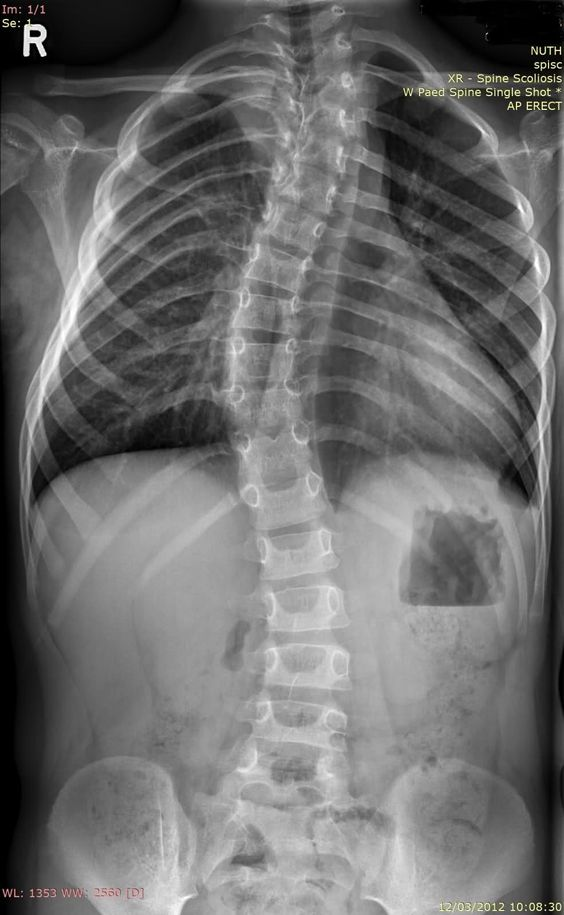
#> input picture l_cnn/ex2.jpg, 564 x 915 px, found by its file name
$ python docu2.py   (older library calls are emulated)
#> lines starting #> are read from the running program, lines starting #| are printed output that depends on the picture; after the words box and inside, x2 and y2 are one past the last pixel; in counts of white or black regions, pixels touching at a corner belong together
from scipy.ndimage import rotate
from scipy.misc import imread, imshow
import numpy as np
from matplotlib import pyplot as plt
from scipy import interpolate
import cv2
import imutils
from operator import is_not
from functools import partial
from pylab import *
from random import *
from sklearn.cluster import KMeans
from matplotlib import transforms
import scipy.ndimage.morphology as morp
from skimage import feature

fuente = 'ex2.jpg'
img = cv2.imread(fuente, cv2.IMREAD_COLOR)
#> img is the input picture: shape (915, 564, 3); mean B, G, R 108.6, 108.8, 108.9
imagen2 = imread(fuente)
height = img.shape[0]
#> height = 915
width = img.shape[1]
#> width = 564
qua = int(width/10)
#> qua = 56
qua2 = int(qua*3)
#> qua2 = 168
qua7 = int(qua*7)
#> qua7 = 392
#img[0:height, 0:qua2] = [0]
#img[0:height, qua7:width] = [0]

kernel = np.ones((5, 5), np.uint8)
gray = cv2.cvtColor(img, cv2.COLOR_BGR2GRAY)
thresh = cv2.threshold(gray, 198, 300, cv2.THRESH_BINARY)[1]
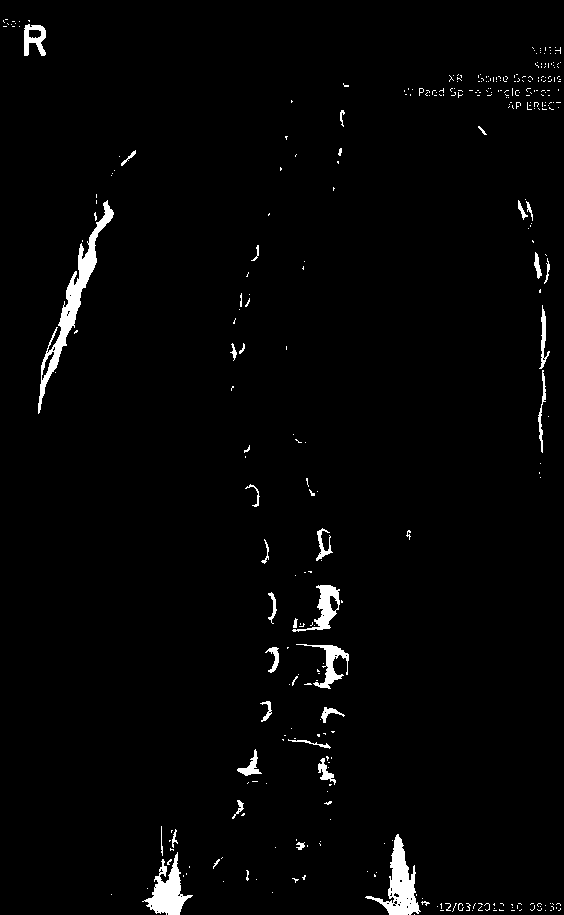
#> thresh: shape (915, 564); 2.1% white; 341 white regions (301 under 20 px), largest, box (x1, y1, x2, y2) and area: (38, 200, 114, 414) 2300, (365, 834, 421, 915) 1602, (142, 852, 193, 915) 1299
edges2 = feature.canny(thresh, sigma=3)
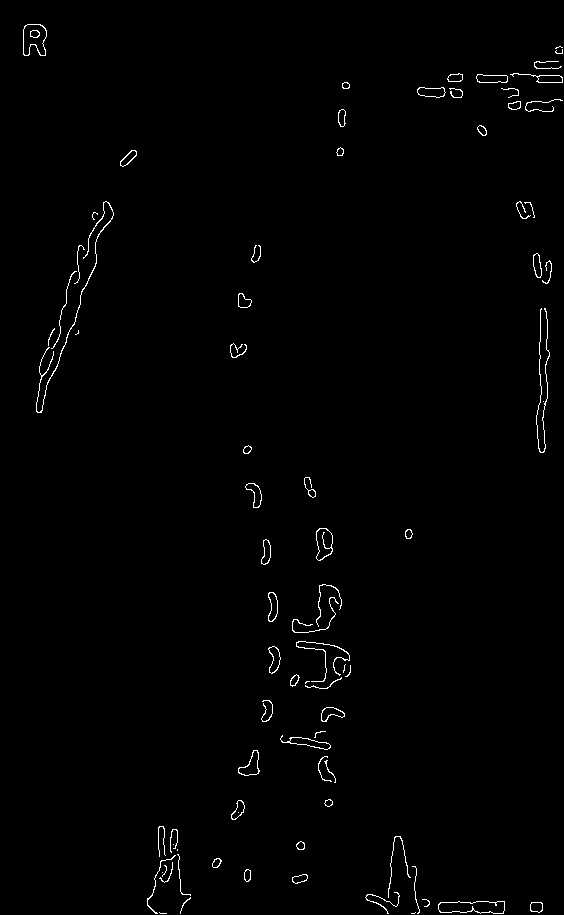
#> edges2: shape (915, 564) bool; 0.92% white in thin lines or dots

# [5 lines of commented-out code are left out]
archivo = 'ex2_gray.png'

nuevo_nombre = 'bruno.png'
cv2.imwrite(nuevo_nombre, edges2)
cv2.imshow("gray", edges2)

cv2.waitKey(0)


'''
#del ex2
[[],
[[341, 117], [345, 85]],
[[339, 151]], [[256, 253]],
[[237, 346], [243, 301]],
[[237, 350], [235, 354]],
[[250, 485], [306, 481], [246, 449]],
[[266, 548], [323, 542], [311, 493], [257, 499]],
[[304, 623], [292, 624], [329, 612], [272, 606], [325, 598], [264, 562]],
[[294, 680], [343, 668], [349, 670], [274, 659], [321, 661], [304, 631]],
[[326, 764], [320, 762], [252, 760], [306, 742], [319, 731], [330, 713], [267, 710]],
[[174, 834], [328, 802], [238, 809], [333, 776], [323, 777], [247, 773]],
[[168, 907], [184, 903], [384, 893], [299, 878], [247, 875], [390, 865], [216, 862], [168, 880], [180, 877], [300, 845], [175, 843], [169, 845]],
[[392, 911], [385, 911], [180, 911], [167, 910]]]

'''

$ run again, with l_cnn/ex3.jpg copied over l_cnn/ex2.jpg
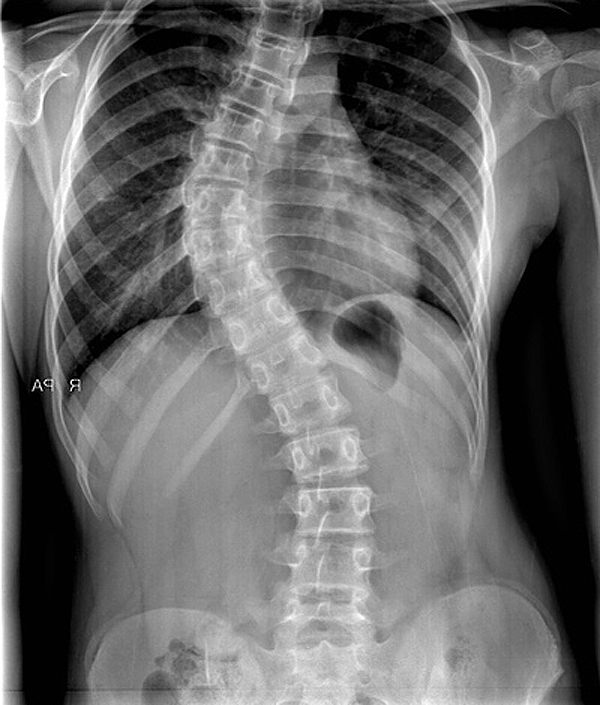
#> input picture l_cnn/ex3.jpg, 600 x 705 px, found by its file name
#> img is the input picture: shape (705, 600, 3); min 0, max 255, mean 108.2
#> `thresh = cv2.threshold(gray, 198, 300, cv2.THRESH_BINARY)[1]`:
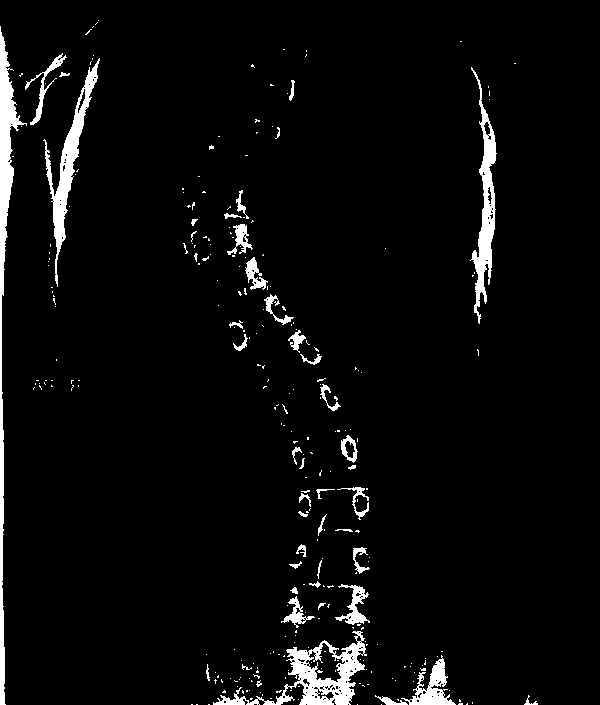
#> thresh: shape (705, 600); 4.2% white; 283 white regions (239 under 20 px), largest, box (x1, y1, x2, y2) and area: (0, 26, 27, 705) 3792, (213, 631, 367, 705) 3122, (43, 58, 100, 287) 2384
#> `edges2 = feature.canny(thresh, sigma=3)`:
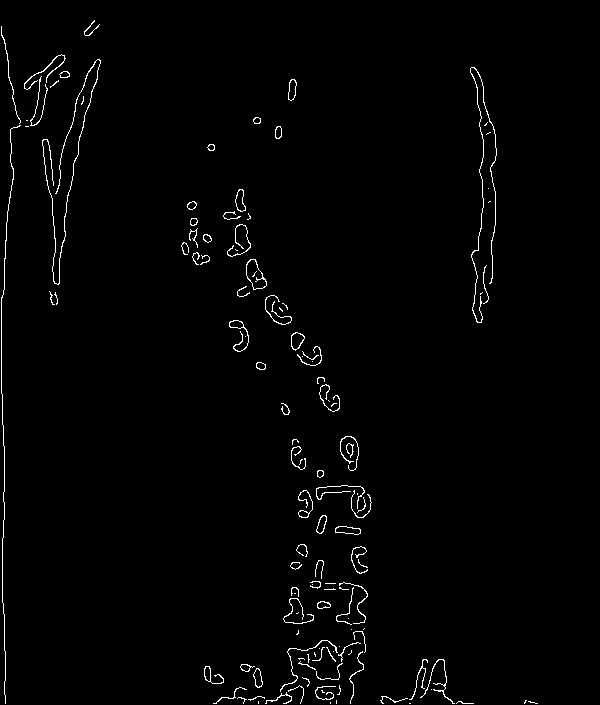
#> edges2: shape (705, 600) bool; 1.4% white in thin lines or dots, all inside (x1, y1, x2, y2) = (1, 20, 538, 704)

$ run again, with l_cnn/ex8.jpg copied over l_cnn/ex2.jpg
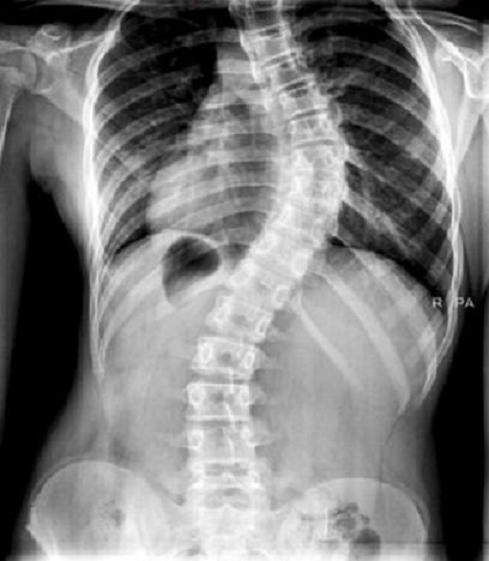
#> input picture l_cnn/ex8.jpg, 489 x 561 px, found by its file name
#> img is the input picture: shape (561, 489, 3); mean B, G, R 124.7, 124.7, 124.7
#> `thresh = cv2.threshold(gray, 198, 300, cv2.THRESH_BINARY)[1]`:
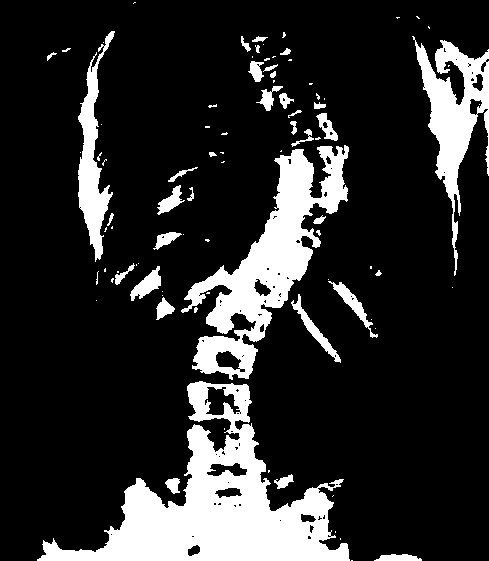
#> thresh: shape (561, 489); 17.2% white; 91 white regions (56 under 20 px), largest, box (x1, y1, x2, y2) and area: (37, 381, 350, 561) 20478, (181, 145, 349, 380) 12460, (412, 36, 489, 276) 5906
#> `edges2 = feature.canny(thresh, sigma=3)`:
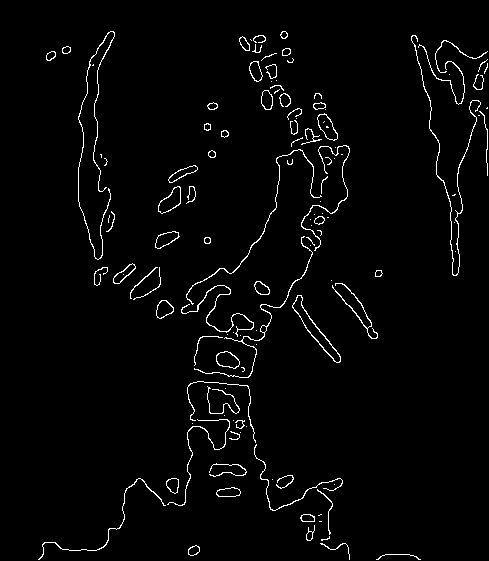
#> edges2: shape (561, 489) bool; 2.4% white in thin lines or dots, all inside (x1, y1, x2, y2) = (38, 31, 488, 560)

$ run again, with l_cnn/ex9.jpg copied over l_cnn/ex2.jpg
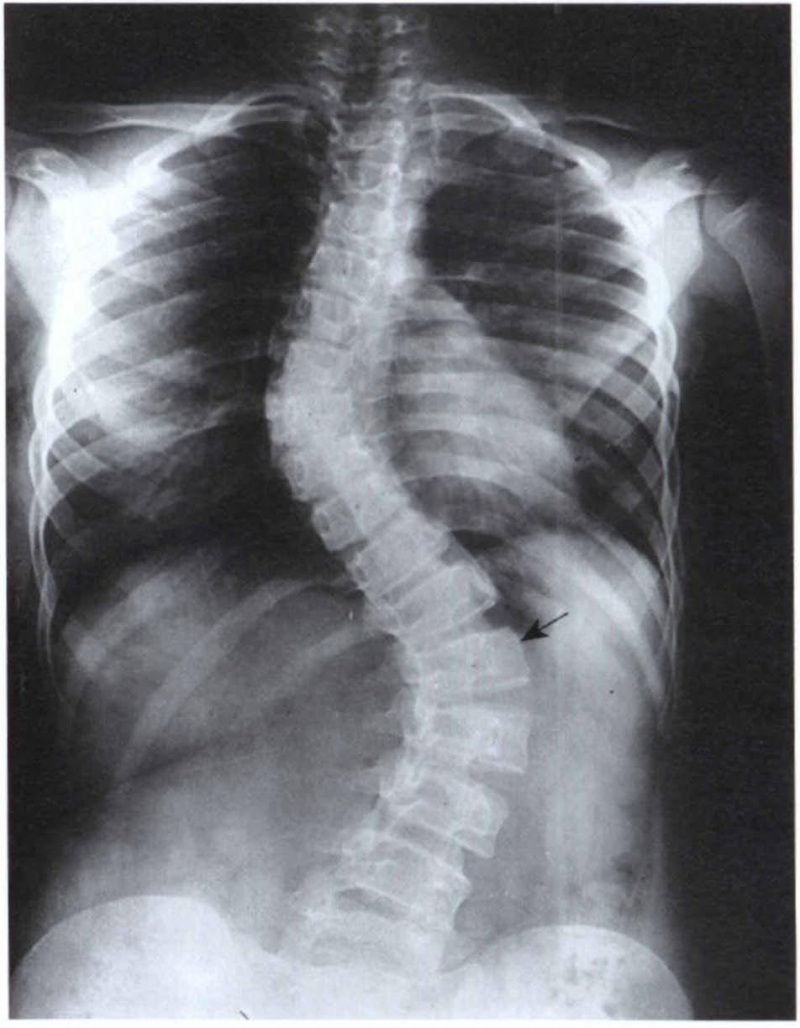
#> input picture l_cnn/ex9.jpg, 800 x 1028 px, found by its file name
#> img is the input picture: shape (1028, 800, 3); mean B, G, R 119.3, 114.1, 112.2
#> `thresh = cv2.threshold(gray, 198, 300, cv2.THRESH_BINARY)[1]`:
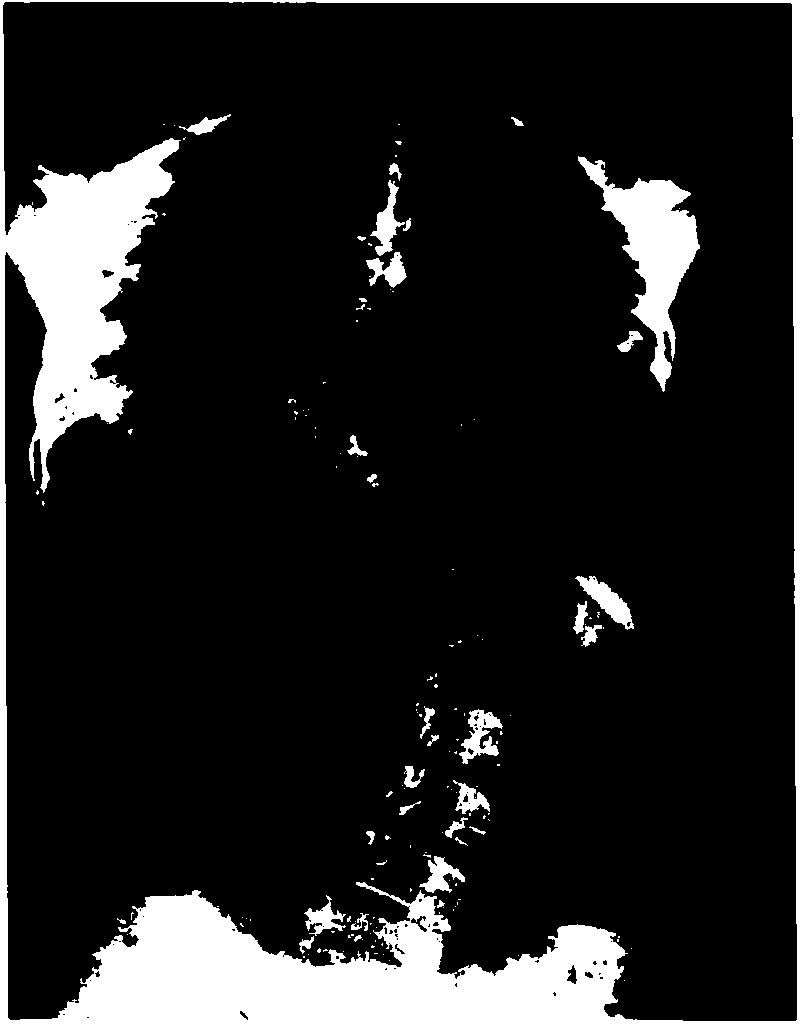
#> thresh: shape (1028, 800); 13.2% white; 154 white regions (118 under 20 px), largest, box (x1, y1, x2, y2) and area: (0, 0, 800, 1028) 89874, (578, 156, 700, 392) 9487, (575, 576, 634, 630) 1159
#> `edges2 = feature.canny(thresh, sigma=3)`:
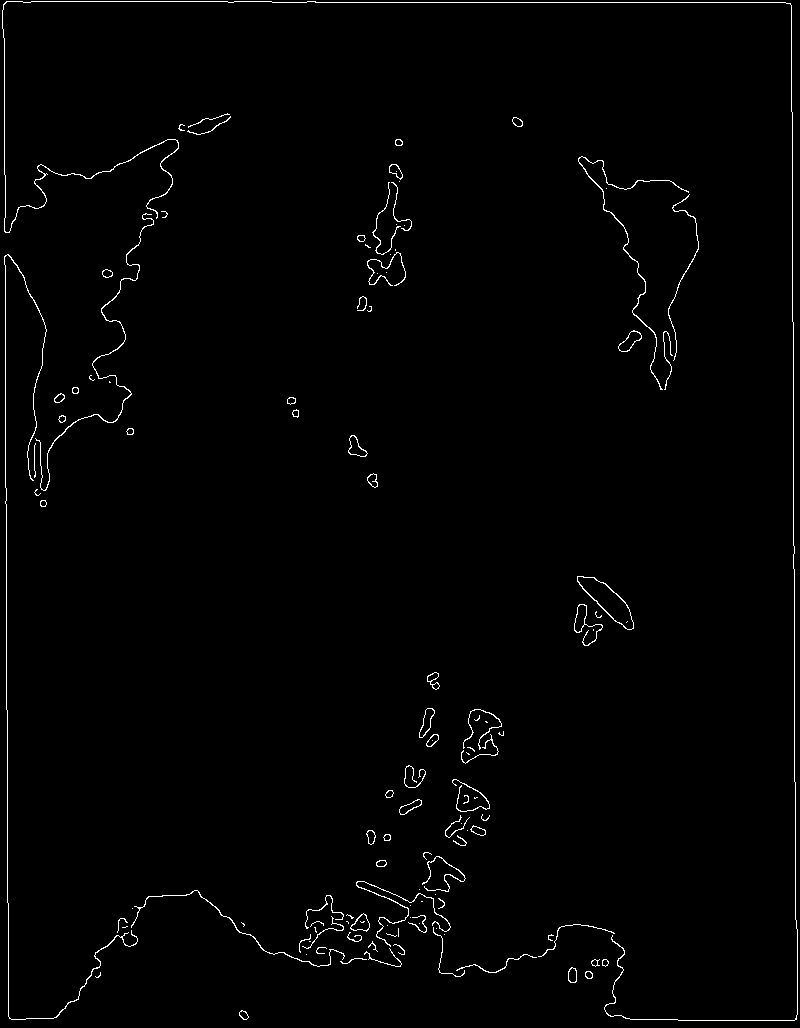
#> edges2: shape (1028, 800) bool; 1.2% white in thin lines or dots
